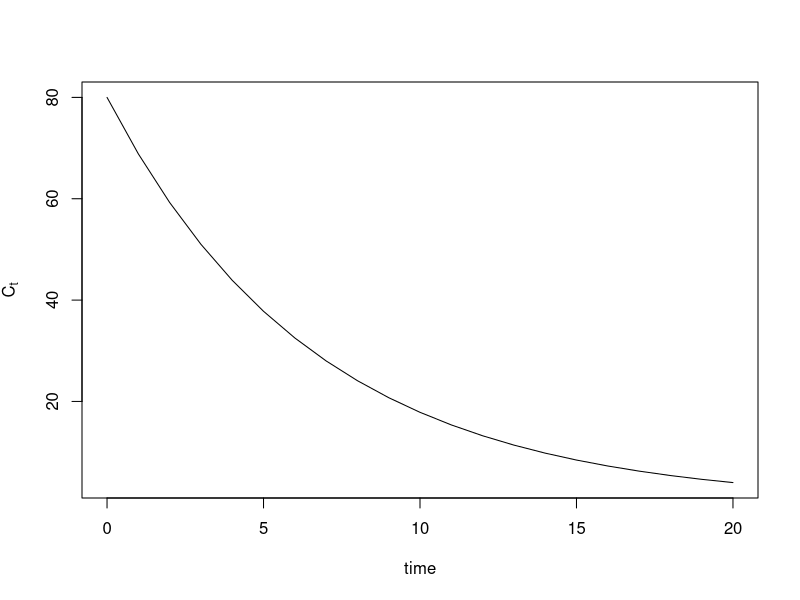
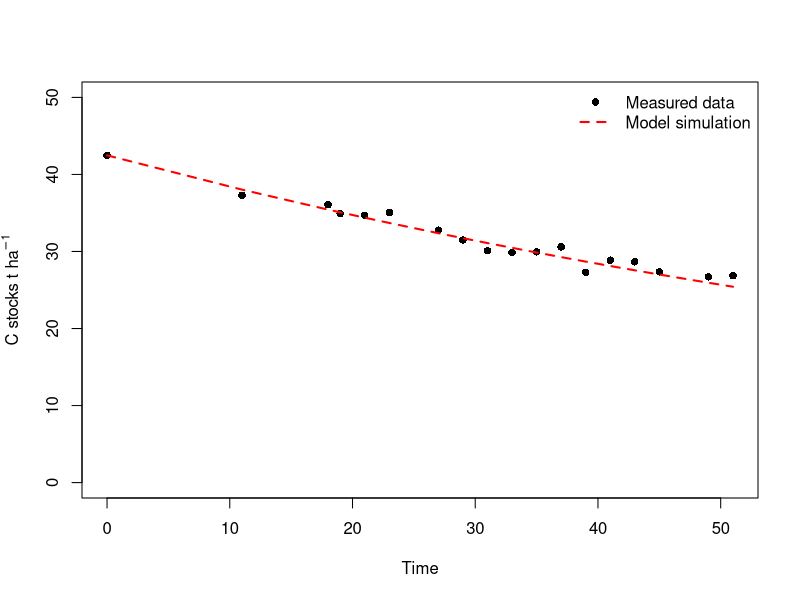

These figures' R source, in order:
library(deSolve)

exp_diff<-function(Time, State, Pars) {
  with(as.list(c(State, Pars)), {
    C    <- C*-k
    return(list(c(C)))
  })
}

Time <- seq(0, 20, by = 1)
State <- c(C=80)
Pars <- c(k=0.15)

output   <- ode(State, Time, exp_diff, Pars)

  
plot(output[,1], output[,2], type="l", xlab="time", ylab=expression(paste(C[t])))


#reading the data we want to calibrate on
target_data<-read.csv("Ultuna_LTBF_data.csv")


#putting the data in the right place
Time <- target_data$BF_duration
State <- c(C=target_data$Mean_C.stock_t.ha[1])

library(Metrics) #to include the function to calculate the RMSE


exp_optim<-function(Time, State, Pars) {
  with(as.list(c(State, Pars)), {
    
    output   <- ode(State, Time, exp_diff, Pars) #here you are using the solver and the ODE function we wrote before 
    #to calculate a simulation with a certain paramter setup
    fitness  <- rmse(output, target_data$Mean_C.stock_t.ha) # here you are calculating the fitness of your model on the data
    
    return(fitness) #this function must return one single value as object
  })
}



exp_optim_wrapper<-function(x){exp_optim(Time, State, Pars=c(k=x))}

opt_results<-optimize(exp_optim_wrapper,  lower = 0.01, upper = 1)


Pars_opt<-c(k=opt_results$minimum)

simulation<-as.data.frame(ode(State, Time, exp_diff, Pars_opt))


plot(target_data$BF_duration, target_data$Mean_C.stock_t.ha, ylim=c(0,50), ylab=expression(paste("C stocks t ",ha^-1)), xlab="Time", pch=16)
lines(simulation$time, simulation$C, lty=2, lwd=2, col="red")
legend("topright", c("Measured data", "Model simulation"), bty="n", pch=c(16, NA), lty=c(NA, 2), lwd=c(NA, 2), col=c("black", "red"))
